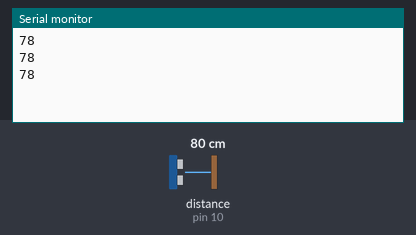
Bench run of a sketch on a simulated Arduino Uno, built with avr-gcc and run on an emulated ATmega328P. Parts: the last lines printed to the serial monitor. Wiring (inferred from the names in the program): ultrasonic range finder: trigger pin 9; echo pin 10. The test bench sets the inputs (shaded band); at power-on: distance to the obstacle (sensor on pin 10) 80 cm. The echo pulse lasts 58.3 µs per cm.

Above: at 1.8 s.
1.9 s: distance to the obstacle (sensor on pin 10) set to 2 cm
At 2.4 s:
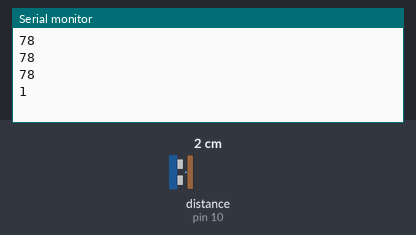
3.4 s: distance to the obstacle (sensor on pin 10) set to 4 cm
At 3.9 s:
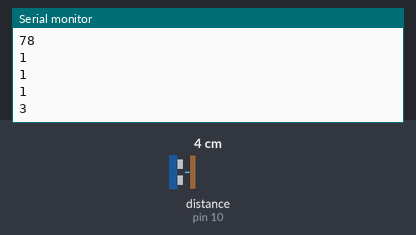
Timing chart, 0 to 6.4 s (numbered marks = the images above; inputs shaded):
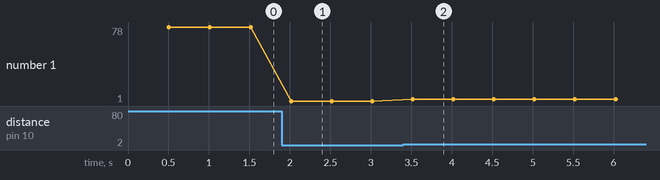

Measured:
- after the input at 1.9 s, the serial monitor: prints a new line after 0.12 s (image 1)
- after the input at 3.4 s, the serial monitor: prints a new line after 0.12 s (image 2)
- plotted number 1: 78 → 1 after the input at 1.9 s, 1 → 3 after the input at 3.4 s

The sketch:

Ultrasonic_sensor.ino
```cpp
class UltrasonicSensor{
  int trigPin;
  int echoPin;
  long duration;
  int distance;

  public:
    UltrasonicSensor(int trigpin, int echopin){
      trigPin = trigpin;
      echoPin = echopin;
      pinMode(echoPin, INPUT);
      pinMode(trigPin, OUTPUT);
    }
    int Distance(){
      digitalWrite(trigPin, LOW);
      delayMicroseconds(2);
      digitalWrite(trigPin,  HIGH);
      delayMicroseconds(10);
      digitalWrite(trigPin, LOW);
      duration  = pulseIn(echoPin, HIGH);
      distance= duration*0.034/2;
      return distance;
    }

};

int trigPin = 9;
int echoPin = 10;

UltrasonicSensor sensor(trigPin, echoPin);
void setup(){
  Serial.begin(9600);
}
void loop(){
  delay(500);
  Serial.println(sensor.Distance());
}
```
